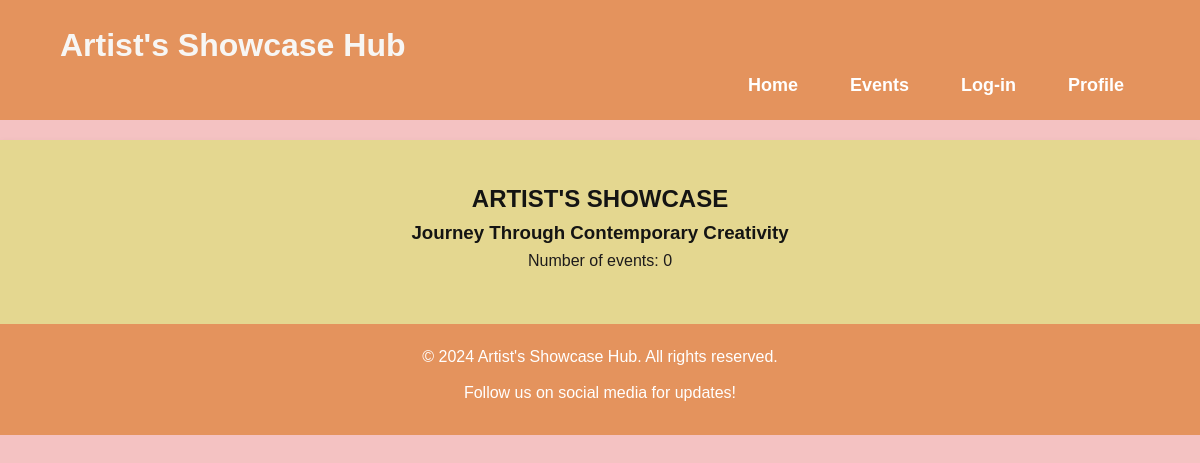
The page /event/ on the database as committed earlier.
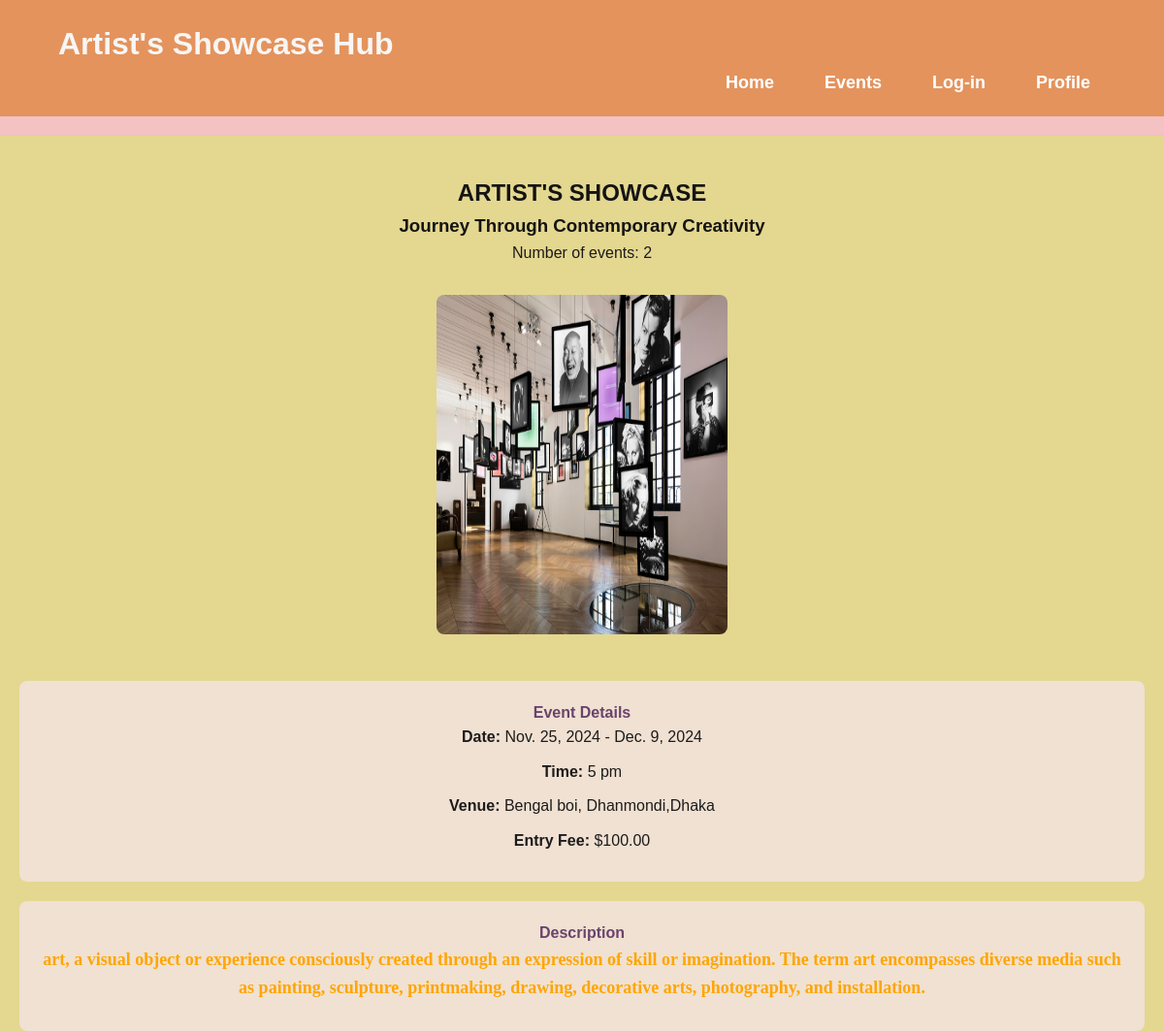
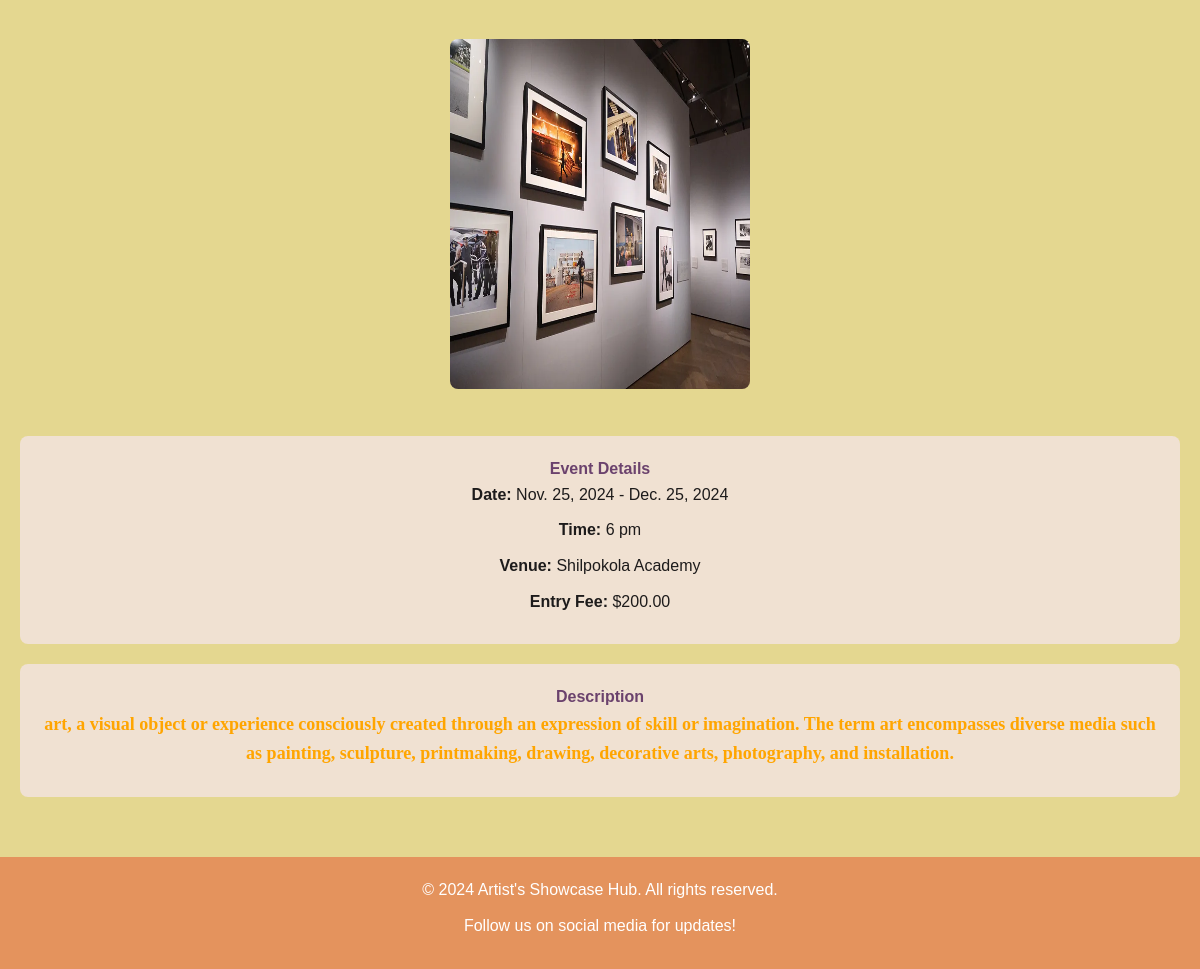
The same page on the database as committed later (2 pictures, top to bottom).
### hub/models.py (models this page shows, shortened)
class Event_s(models.Model):
    title = models.CharField(max_length=200, default="Untitled Event")
    image = models.ImageField(upload_to='event_images/', blank=True, null=True)
    date_start = models.DateField(null=True)
    date_end = models.DateField(null=True)
    time = models.CharField(max_length=100,null=True)
    venue = models.CharField(max_length=255,null=True)
    entry_fee = models.DecimalField(max_digits=10, decimal_places=2, default=0.0,null=True)
    description = models.TextField(null=True)

### hub/views.py (the view)
# urls.py: path('event/', views.event_page, name='event'),
def event_page(request):
    events = Event_s.objects.all()  # Fetch all events from the correct model
    context = {
        'events': events
    }
    return render(request, 'event.html', context)

### template/event.html (shortened to what this page needs)
<!DOCTYPE html>
<html lang="en">
<head>
    {% load static %}
    <link rel="stylesheet" href="{% static 'event.css' %}">
</head>
<body>
    <header class="site-header">
        <div class="container">
            <h1 class="site-title">Artist's Showcase Hub</h1>
            <nav class="main-nav">
                <ul>
                    <li><a href="{% url 'Home' %}">Home</a></li>
                    <li><a href="{% url 'event' %}">Events</a></li>
                    <li><a href="{% url 'Log_in' %}">Log-in</a></li>
                    <li><a href="{% url 'Profile' %}">Profile</a></li>
                </ul>
            </nav>
        </div>
    </header>
    <main class="content">
        <section class="event-section">
            <h2>ARTIST'S SHOWCASE</h2>
            <h3>Journey Through Contemporary Creativity</h3>
            <p>Number of events: {{ events.count }}</p>
            {% for event in events %}
            <div class="event-pic">
                <img src="{{ event.image.url }}" alt="Event Image" width="300" height="350">
            </div>
            <section class="event-details">
                <h4>Event Details</h4>
                <p><strong>Date:</strong> {{ event.date_start }} - {{ event.date_end }}</p>
                <p><strong>Time:</strong> {{ event.time }}</p>
                <p><strong>Venue:</strong> {{ event.venue }}</p>
                <p><strong>Entry Fee:</strong> ${{ event.entry_fee }}</p>
            </section>
            <section class="description">
                <h4>Description</h4>
                <p><strong>{{ event.description }}</strong></p>
            </section>
            {% endfor %}
        </section>
    </main>
    <footer class="site-footer">
        <div class="container">
            <p>&copy; 2024 Artist's Showcase Hub. All rights reserved.</p>
            <p>Follow us on social media for updates!</p>
        </div>
    </footer>
</body>
</html>

### static/event.css (style rules this page uses)
* { margin: 0; padding: 0; box-sizing: border-box; }
body { font-family: Arial, sans-serif; background-color: #F4C2C2; color: #1d1b1b; line-height: 1.6; }
.container { width: 90%; max-width: 1200px; margin: 0 auto; }
h1 { color: #f7f6f4; }
h2, h3, h4 { color: #141413; }
p { font-size: 16px; margin-bottom: 10px; }
.site-header { background-color: #e4935d; padding: 20px 0; color: white; }
.site-title { font-size: 32px; font-weight: bold; }
.main-nav ul { list-style-type: none; display: flex; justify-content: flex-end; }
.main-nav li { margin-left: 20px; }
.main-nav a { color: white; text-decoration: none; font-size: 18px; font-weight: bold; padding: 8px 16px; }
.content { padding: 40px 20px; background-color: rgb(228, 215, 144); margin-top: 20px; box-shadow: 0 4px 8px rgba(0, 0, 0, 0.1); }
.event-section { text-align: center; }
.event-pic img { border-radius: 8px; margin: 20px 0; }
.event-details, .description { background-color: #F0E1D2; padding: 20px; margin: 20px 0; border-radius: 8px; }
.event-details h4, .description h4 { color: #6b426d; }
.description p { font-family: 'Times New Roman', serif; font-size: 18px; color: orange; }
.site-footer { background-color: #e4935d; color: white; padding: 20px 0; text-align: center; }
.site-footer p { font-size: 16px; margin-bottom: 10px; }

Rows that differ between the two databases and show on the page:
added Event_s: image (picture), date_start "Nov. 25, 2024", date_end "Dec. 9, 2024", time "5 pm", venue "Bengal boi, Dhanmondi,Dhaka", entry_fee "100.00", description "art, a visual object or experience consciously created through an expression of skill or imagination. The term art encompasses diverse media such as painting, sculpture, printmaking, drawing, decorative arts, photography, and installation."
added Event_s: image (picture), date_start "Nov. 25, 2024", date_end "Dec. 25, 2024", time "6 pm", venue "Shilpokola Academy", entry_fee "200.00", description "art, a visual object or experience consciously created through an expression of skill or imagination. The term art encompasses diverse media such as painting, sculpture, printmaking, drawing, decorative arts, photography, and installation."
Other text that changed with them:
{{ events.count }}: "0" → "2"
